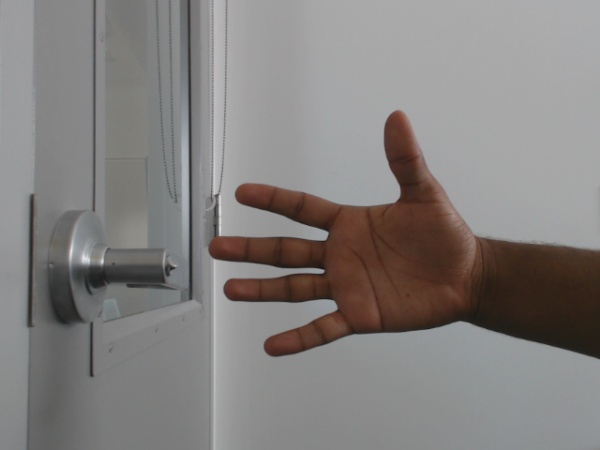
#> input picture convex/2/working/base_hand.jpg, 600 x 450 px; its folder holds only this picture in this run
$ python -i work.py   (imports and definitions only)   (Python 2 division)   (older library calls are emulated)
#> lines starting #> are read from the running program, lines starting #| are printed output that depends on the picture
#> further down, picture is the input picture: shape (450, 600, 3); mean B, G, R 126.9, 128.5, 132.1
import cv2
import numpy as np
import imutils

# Notes below:
## frame --shrink?--> f
## f --blur hard--+ bgsub
## f
cam = None
TERM_KEY = 27
bgs = None
low = np.array([0, 48, 80], dtype = "uint8")
high = np.array([20, 255, 255], dtype = "uint8")
minArea = 3000.0
GOLDEN_RATIO = 1
zones = []
canvas = []

# [146 lines left out: functions startup, doWork, keyCheck, not called in this run]
def cleanUp():
    cam.release() # fail-safe needed
    cv2.destroyAllWindows()

class MyBGS():
    def __init__(self,history=1,learningRate=0.05): # last default param = 10, 0.0055
        # history neglib, lr directly proportionally to how large a motion we want to keep
        self.acrd = 0
        self.h = history

        self.lr = learningRate

    def apply(self,frame,diffdist=35): #diffdist controls how much latency
#> called with diffdist = 35
        ret = frame.copy()
        ret = cv2.cvtColor(ret, cv2.COLOR_BGR2GRAY) # gray
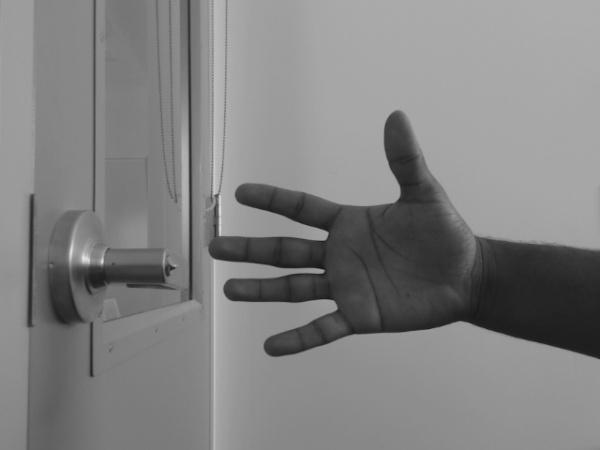
#> ret: shape (450, 600); min 18, max 230, mean 129.4
        ret = cv2.GaussianBlur(ret, (11, 11), 0) # heavy blur
        try:
            self.base
        except AttributeError:
            self.base = np.float32(ret.copy()) # float may be able to be removed
        if self.acrd < self.h:
            cv2.accumulateWeighted(ret,self.base,0.5)
            self.acrd+=1
            return None
        cv2.accumulateWeighted(ret,self.base,self.lr)
        ret = np.uint8(cv2.absdiff(self.base, np.float32(ret)))
        _, ret = cv2.threshold(ret, diffdist, 255, cv2.THRESH_BINARY)
        #ret = cv2.morphologyEx(ret, cv2.MORPH_OPEN, cv2.getStructuringElement(cv2.MORPH_ELLIPSE, (15, 15)))
        #ret = cv2.erode(ret, cv2.getStructuringElement(cv2.MORPH_ELLIPSE, (3, 3)), iterations=1)
        ret = cv2.dilate(ret, cv2.getStructuringElement(cv2.MORPH_ELLIPSE, (5, 5)), iterations=5)
        ret = cv2.morphologyEx(ret, cv2.MORPH_OPEN,cv2.getStructuringElement(cv2.MORPH_ELLIPSE, (15, 15)))
        mA = 4000.0 #scale based on dist of user
        mr = np.array([])
        rs = []
        _,cs,_ = cv2.findContours(ret.copy(), cv2.RETR_EXTERNAL, cv2.CHAIN_APPROX_SIMPLE)
        for c in cs:
            a = cv2.contourArea(c)
            if a >= mA:
                rect = cv2.boundingRect(c)
                rs += [rect]
        for r in rs:
            cv2.rectangle(ret, (r[0], r[1]), (r[0] + r[2], r[1] + r[3]), 255, 2)
        cv2.imshow("m3",ret)

        # [8 lines of commented-out code are left out]
        return rs


#class Gesture():

## Optional below
#class Hand():
#class Finger():

>>> import cv2
>>> picture = cv2.imread('base_hand.jpg')
>>> result = MyBGS().apply(picture)

$ run again, on convex/2/working/color_show.jpg
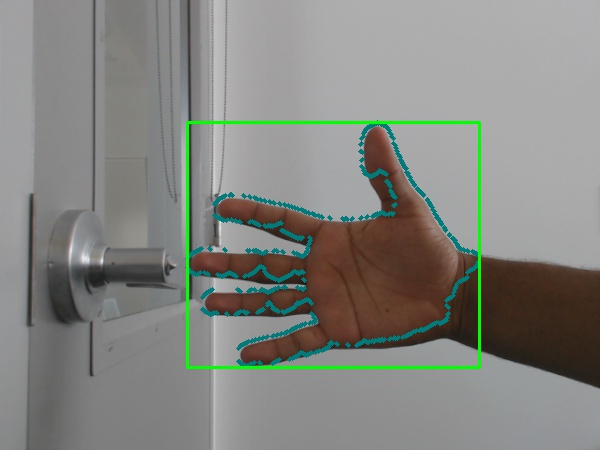
#> input picture convex/2/working/color_show.jpg, 600 x 450 px
#> picture is the input picture: shape (450, 600, 3); mean B, G, R 128.4, 133.3, 132.1
#> in apply, `ret = cv2.cvtColor(ret, cv2.COLOR_BGR2GRAY)`:
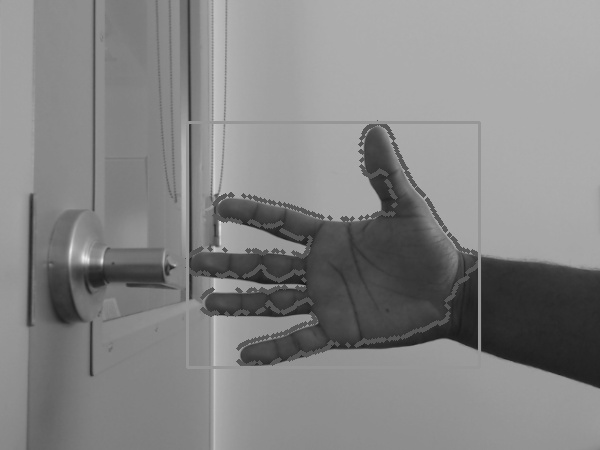
#> ret: shape (450, 600); min 26, max 235, mean 132.4

$ run again, on convex/2/working/convex_hull_hand.jpg
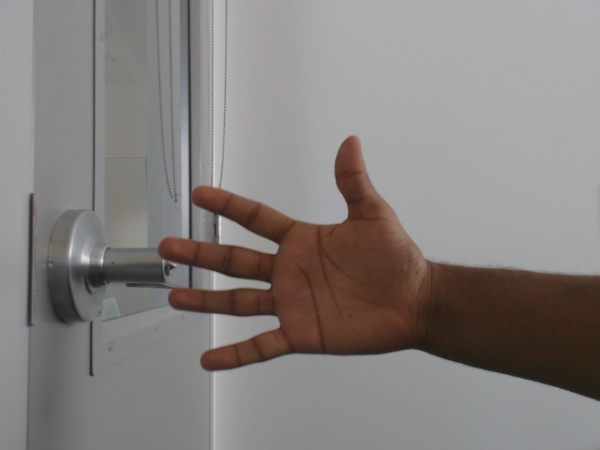
#> input picture convex/2/working/convex_hull_hand.jpg, 600 x 450 px
#> picture is the input picture: shape (450, 600, 3); mean B, G, R 126.1, 128.4, 133.2
#> in apply, `ret = cv2.cvtColor(ret, cv2.COLOR_BGR2GRAY)`:
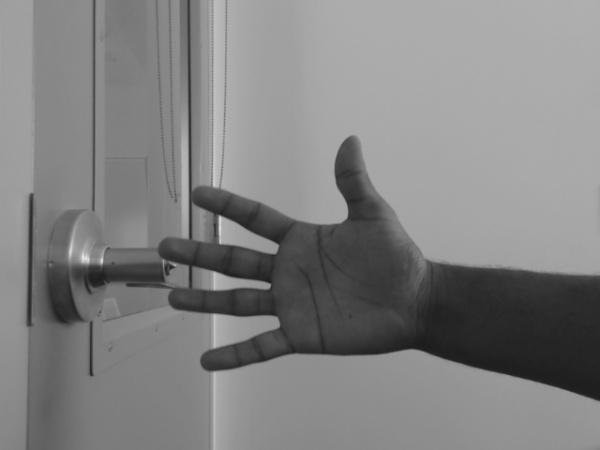
#> ret: shape (450, 600); min 27, max 232, mean 129.6

$ run again, on convex/2/working/error_arm.jpg
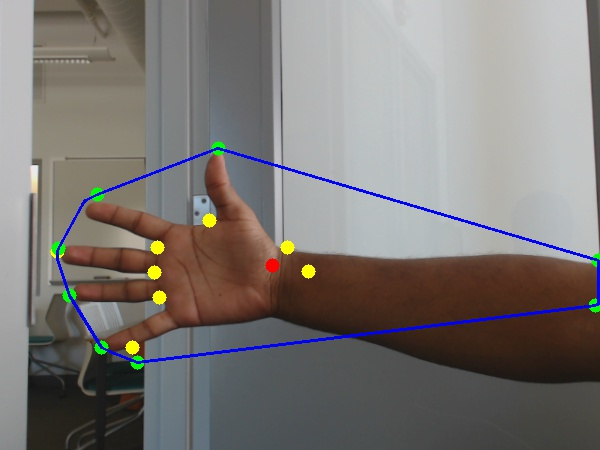
#> input picture convex/2/working/error_arm.jpg, 600 x 450 px
#> picture is the input picture: shape (450, 600, 3); mean B, G, R 117.1, 119.7, 124.1
#> in apply, `ret = cv2.cvtColor(ret, cv2.COLOR_BGR2GRAY)`:
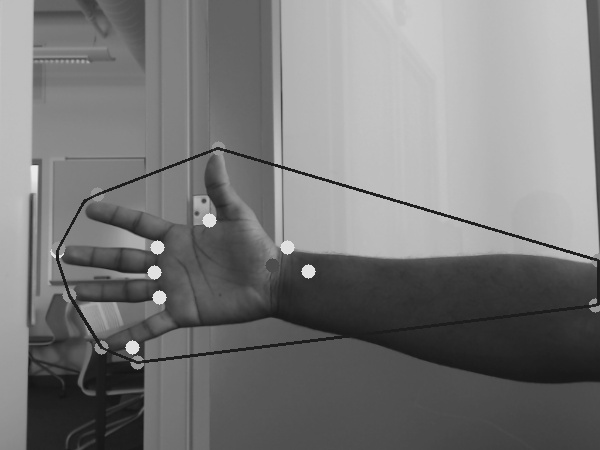
#> ret: shape (450, 600); min 18, max 236, mean 120.7
#> in apply, `ret = cv2.GaussianBlur(ret, (11, 11), 0)`:
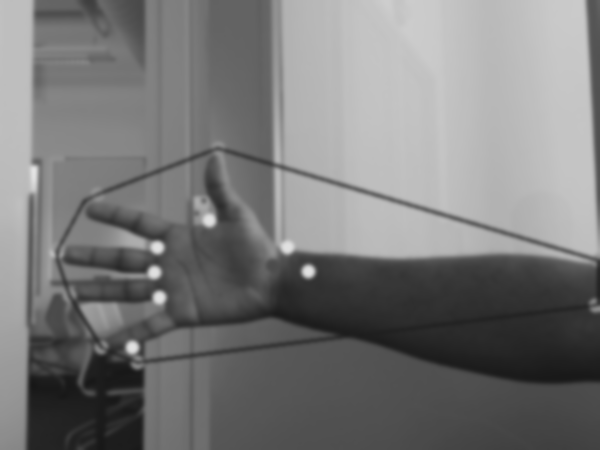
#> ret: shape (450, 600); min 23, max 228, mean 120.7
